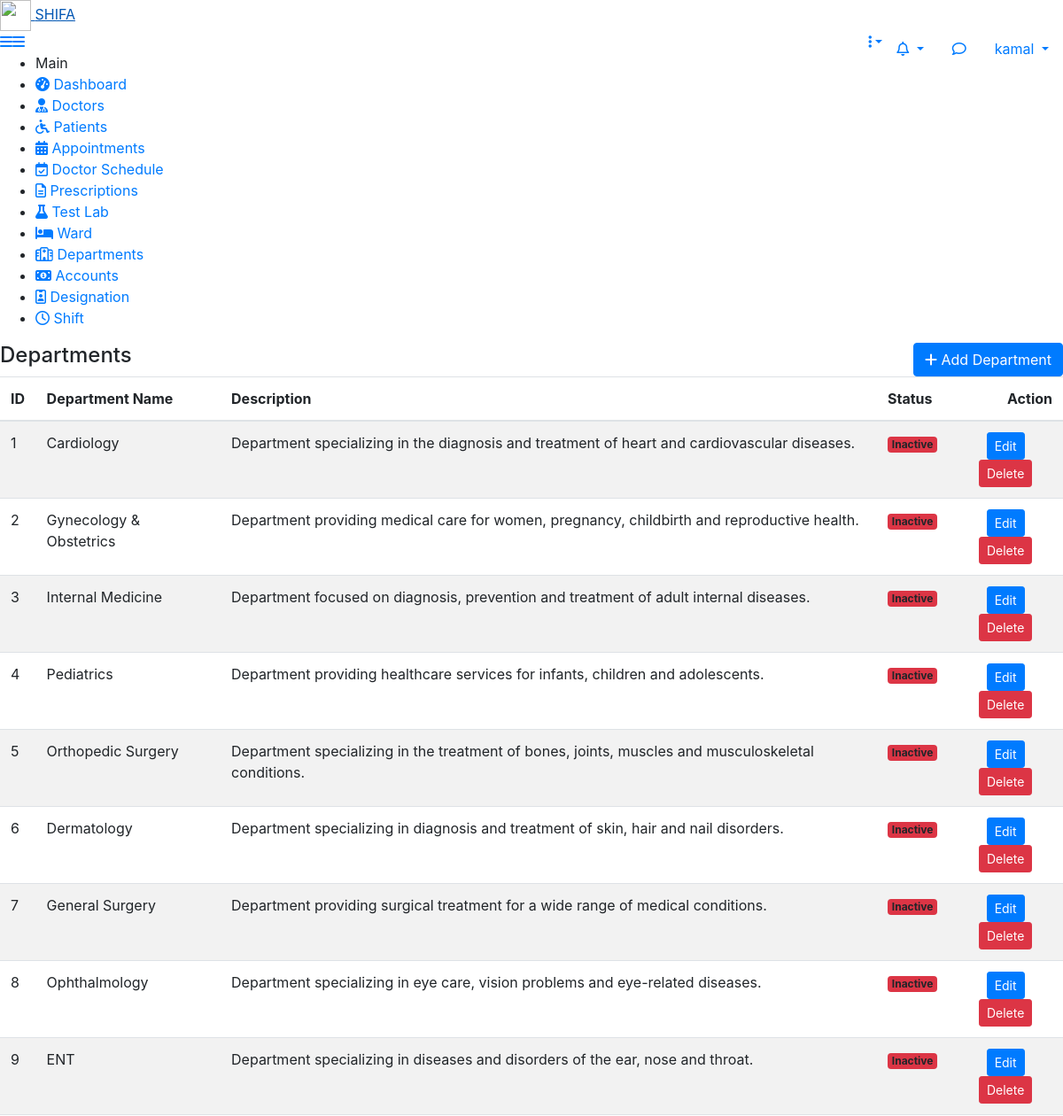
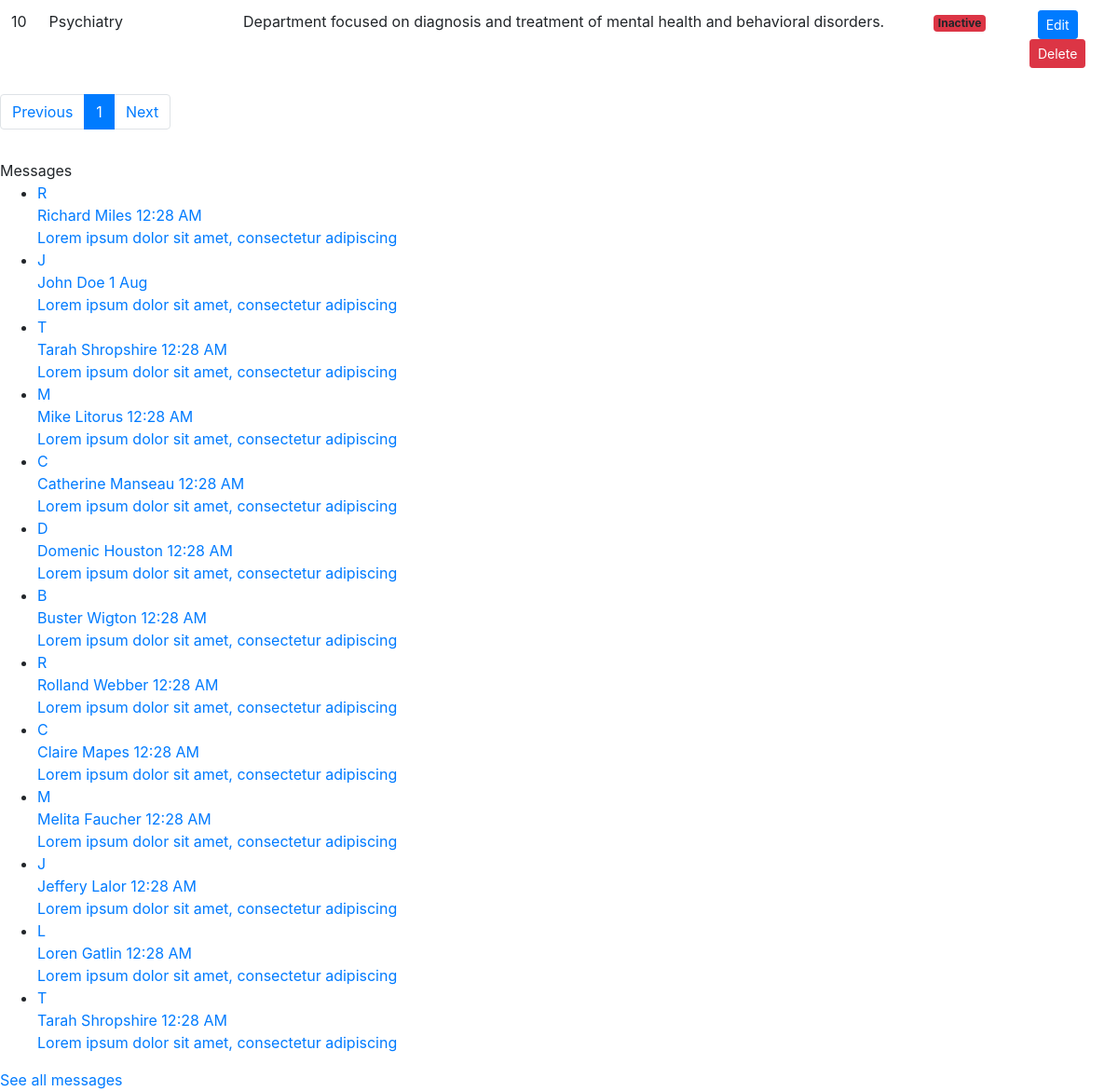
/departments/departments.php (signed in), run on the app's committed database (2 pictures, top to bottom).
### tables this page shows
CREATE TABLE `departments` (
  `id` int(11) NOT NULL,
  `department_name` varchar(100) DEFAULT NULL,
  `description` varchar(255) DEFAULT NULL,
  `status` int(2) DEFAULT NULL COMMENT 'active=1, inactive=0',
  `created_at` timestamp NOT NULL DEFAULT current_timestamp(),
  `updated_at` timestamp NOT NULL DEFAULT current_timestamp() ON UPDATE current_timestamp(),
  `deleted_at` datetime DEFAULT NULL
);

### departments/departments.php (the view, shortened to what the rows shown need)
<?php require_once "../component/header.php"; ?>
<?php require_once "../component/sidebar.php"; ?>
        <div class="page-wrapper">
            <div class="content">
                <div class="row">
                    <div class="col-md-12">
                        <div class="table-responsive">
                            <table class="table table-striped custom-table mb-0 datatable">
                                <thead>
                                    <tr>
                                        <th>ID</th>
                                        <th>Department Name</th>
                                        <th>Description</th>
                                        <th>Status</th>
                                        <th class="text-right">Action</th>
                                    </tr>
                                </thead>
                                <tbody>
                                    <tr>
                                        <?php
                                        if(isset($_GET['page']) && is_numeric($_GET['page'])){
                                            $page = (int)$_GET['page'];
                                        } else {
                                            $page = 1;
                                        }
                                        $departments = $crud->common_select("departments",'*',[],'AND','id','ASC',10,($page-1)*10);
                                        if($departments['status']){
                                        foreach ($departments['data'] as $department) { ?>
                                        <td><?= $department->id ?></td>
                                        <td><?= $department->department_name ?></td>
                                        <td><?= $department->description ?></td>
                                        <td>
                                            <?php if ($department->status == '1') { ?>
                                            <span class="badge bg-success">Active</span>
                                            <?php } else { ?>
                                            <span class="badge bg-danger">Inactive</span>
                                            <?php } ?>
                                        </td>
                                        <td class="text-center">
                                            <a href="<?= $base_url ?>departments/edit.php?id=<?= $department->id ?>" class="btn btn-sm btn-primary mb-2 mb-lg-0 me-0 me-lg-2">Edit</a>
                                            <a href="<?= $base_url ?>departments/delete.php?id=<?= $department->id ?>" class="btn btn-sm btn-danger">Delete</a>
                                        </td>
                                    </tr>
                                            <?php } } ?>
                                </tbody>
                            </table>
                        </div>
        </div>
    </div>
</div>
        </div>
    </div>
<?php require_once "../component/footer.php"; ?>

### data on the page
departments: id "1", department_name "Cardiology", description "Department specializing in the diagnosis and treatment of heart and cardiovascular diseases.", status "Inactive"
departments: id "2", department_name "Gynecology & Obstetrics", description "Department providing medical care for women, pregnancy, childbirth and reproductive health.", status "Inactive"
departments: id "3", department_name "Internal Medicine", description "Department focused on diagnosis, prevention and treatment of adult internal diseases.", status "Inactive"
departments: id "4", department_name "Pediatrics", description "Department providing healthcare services for infants, children and adolescents.", status "Inactive"
departments: id "5", department_name "Orthopedic Surgery", description "Department specializing in the treatment of bones, joints, muscles and musculoskeletal conditions.", status "Inactive"
departments: id "6", department_name "Dermatology", description "Department specializing in diagnosis and treatment of skin, hair and nail disorders.", status "Inactive"
departments: id "7", department_name "General Surgery", description "Department providing surgical treatment for a wide range of medical conditions.", status "Inactive"
departments: id "8", department_name "Ophthalmology", description "Department specializing in eye care, vision problems and eye-related diseases.", status "Inactive"
departments: id "9", department_name "ENT", description "Department specializing in diseases and disorders of the ear, nose and throat.", status "Inactive"
departments: id "10", department_name "Psychiatry", description "Department focused on diagnosis and treatment of mental health and behavioral disorders.", status "Inactive"

### other printed values
$_SESSION['user_name'] "kamal"
